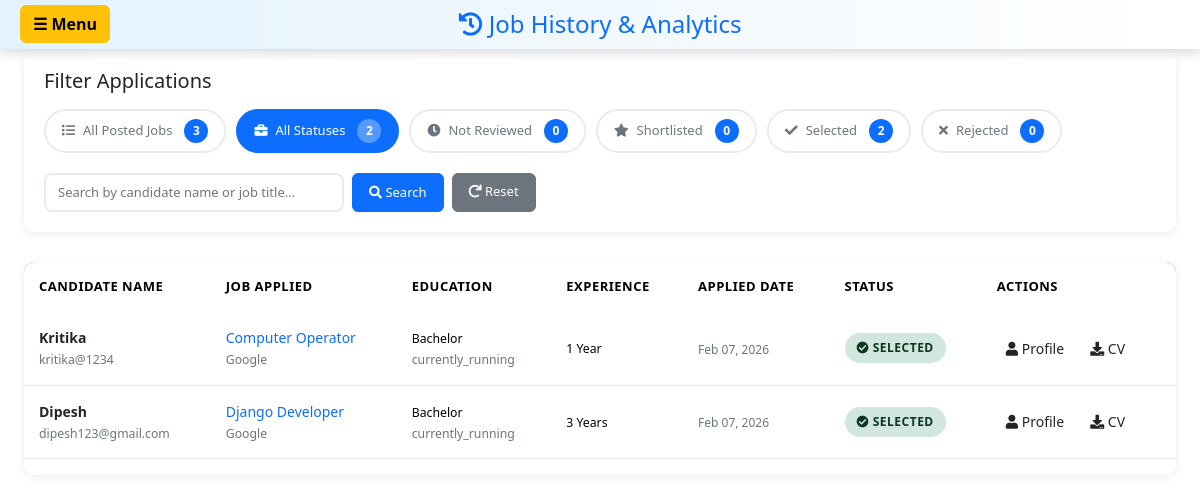
Page /job-history/ (signed in) on the committed database.
### candidate/models.py (models this page shows, shortened)
class candidateApplication(models.Model):
    user=models.ForeignKey(User,on_delete=models.CASCADE)
    job = models.ForeignKey(JobPost,on_delete=models.CASCADE)
    education_level = models.CharField(
        max_length=20,
        choices=EDUCATION_CHOICES,
        default='BACHELOR'
    )
    passingYear = models.CharField(
        max_length=20,
        choices=PASSING_YEAR_CHOICES,
        default='currently_running'
    )
    yearOfExp=models.IntegerField(
        default=0,
        validators=[MinValueValidator(0)]
    )
    resume=models.FileField(upload_to="resume")
    support_documents=models.FileField(
        upload_to="support_docs",
        null=True,
        blank=True,
        help_text="Optional: Academic documents (PDF only, max 5MB)"
    )
    status=models.CharField(choices=STATUS_CHOICE, default="pending", max_length=20)
    applied_at=models.DateTimeField(auto_now_add=True, null=True)
    class Meta:
        unique_together = ('user', 'job')
    def get_education_display(self):
        education_map = {
            'SEE': 'SEE (Secondary Education Examination)',  # Updated to match the corrected full form
            'SLC': 'SLC (School Leaving Certificate)',
            'PLUS2': '+2 (Higher Secondary)',
            'DIPLOMA': 'Diploma',
            'BACHELOR': 'Bachelor',
            'MASTERS': 'Masters',
        }
        return education_map.get(self.education_level, self.education_level)

### hr/models.py (models this page shows, shortened)
class JobPost(models.Model):
    user = models.ForeignKey(User, on_delete=models.CASCADE)
    title = models.CharField(max_length=200)
    address = models.CharField(max_length=200)
    CompanyName = models.CharField(max_length=200)
    salaryLow = models.FloatField(default=0, validators=[MinValueValidator(0)])
    salaryHigh = models.FloatField(default=0, validators=[MinValueValidator(0)])
    applycount = models.IntegerField(default=0)
    lastDateToApply = models.DateField()
    created_at = models.DateTimeField(auto_now_add=True, null=True)
    employment_type = models.CharField(
        max_length=20, choices=EMPLOYMENT_TYPE_CHOICES,
        default='full-time', null=True, blank=True
    )
    work_mode = models.CharField(
        max_length=20, choices=WORK_MODE_CHOICES,
        default='on-site', null=True, blank=True
    )
    required_experience = models.CharField(
        max_length=50,
        choices=EXPERIENCE_LEVEL_CHOICES,
        default='no-experience',
        help_text='Select required years of experience'
    )
    required_experience_custom = models.CharField(
        max_length=100,
        null=True,
        blank=True,
        help_text='Custom experience requirement (e.g., 1.5 years)'
    )
    required_education = models.CharField(
        max_length=50,
        choices=REQUIRED_EDUCATION_CHOICES,
        default='no-education',
        help_text='Select required education level'
    )
    required_skills = models.TextField(
        null=True,
        blank=True,
        help_text='Comma-separated skills (e.g., Python, SQL, Communication)'
    )

### hr/views.py (the view, shortened to what this page needs)
# urls.py: path("job-history/", views.job_history, name='job_history'),
@login_required(login_url='login_user')
def job_history(request):
    all_jobs = JobPost.objects.filter(user=request.user).order_by('-created_at')
    display_mode = request.GET.get('mode', 'applications')
    all_applications = candidateApplication.objects.filter(
        job__user=request.user
    ).select_related('user', 'job').order_by('-applied_at')
    status_filter = request.GET.get('status', 'all')
    if status_filter != 'all':
        all_applications = all_applications.filter(status=status_filter)
    search_query = request.GET.get('search', '').strip()
    total_applications = candidateApplication.objects.filter(job__user=request.user).count()
    pending_count = candidateApplication.objects.filter(
        job__user=request.user, status='pending'
    ).count()
    shortlisted_count = candidateApplication.objects.filter(
        job__user=request.user, status='shortlisted'
    ).count()
    selected_count = candidateApplication.objects.filter(
        job__user=request.user, status='selected'
    ).count()
    rejected_count = candidateApplication.objects.filter(
        job__user=request.user, status='rejected'
    ).count()
    context = {
        'all_jobs': all_jobs,
        'all_applications': all_applications,
        'status_filter': status_filter,
        'search_query': search_query,
        'total_applications': total_applications,
        'pending_count': pending_count,
        'shortlisted_count': shortlisted_count,
        'selected_count': selected_count,
        'rejected_count': rejected_count,
        'total_jobs': all_jobs.count(),
        'display_mode': display_mode,
        'navbar_title': mark_safe("""
        <h2><i class="fas fa-history"></i> Job History & Analytics</h2>
    """)
    }
    return render(request, 'hr/job_history.html', context)

### hr/templates/hr/job_history.html (shortened to what this page needs)
<!DOCTYPE html>
<html lang="en">
<head>
    <link href="https://cdn.jsdelivr.net/npm/bootstrap@5.3.8/dist/css/bootstrap.min.css" rel="stylesheet">
    <link href="https://cdnjs.cloudflare.com/ajax/libs/font-awesome/6.4.0/css/all.min.css" rel="stylesheet">
</head>
<body>
    {% include 'hr/navbar.html' %}
    <div class="container-fluid px-4" style="max-width: 1400px;">
        <div class="filter-section">
            <h5 class="mb-3">Filter Applications</h5>
            <div class="status-tabs">
                <a href="?mode=jobs" class="status-tab {% if display_mode == 'jobs' and request.GET.mode == 'jobs' %}active{% elif display_mode == 'jobs' %}active{% endif %}">
                    <i class="fas fa-list"></i>All Posted Jobs
                    <span class="count-badge">{{ total_jobs }}</span>
                </a>
                <a href="?mode=applications&status=all" class="status-tab {% if display_mode == 'applications' and status_filter == 'all' %}active{% endif %}">
                    <i class="fas fa-briefcase"></i>All Statuses
                    <span class="count-badge">{{ total_applications }}</span>
                </a>
                <a href="?mode=applications&status=pending" class="status-tab {% if status_filter == 'pending' %}active{% endif %}">
                    <i class="fas fa-clock"></i>Not Reviewed
                    <span class="count-badge">{{ pending_count }}</span>
                </a>
                <a href="?mode=applications&status=shortlisted" class="status-tab {% if status_filter == 'shortlisted' %}active{% endif %}">
                    <i class="fas fa-star"></i>Shortlisted
                    <span class="count-badge">{{ shortlisted_count }}</span>
                </a>
                <a href="?mode=applications&status=selected" class="status-tab {% if status_filter == 'selected' %}active{% endif %}">
                    <i class="fas fa-check"></i>Selected
                    <span class="count-badge">{{ selected_count }}</span>
                </a>
                <a href="?mode=applications&status=rejected" class="status-tab {% if status_filter == 'rejected' %}active{% endif %}">
                    <i class="fas fa-times"></i>Rejected
                    <span class="count-badge">{{ rejected_count }}</span>
                </a>
            </div>
            <form method="GET" class="d-flex gap-2" id="filterForm" style="max-width: 350px;">
                <div class="search-box" style="flex: 0 0 auto; width: 300px;">
                    <input type="text" name="search" placeholder="Search by candidate name or job title..."
                        value="{{ search_query }}" style="font-size: 13px; padding: 8px 12px;"/>
                </div>
                <button type="submit" class="btn btn-primary" style="padding: 8px 16px; font-size: 13px; white-space: nowrap;">
                    <i class="fas fa-search"></i> Search
                </button>
                <a href="{% url 'job_history' %}" class="btn btn-secondary" style="padding: 8px 16px; font-size: 13px; white-space: nowrap;">
                    <i class="fas fa-redo"></i> Reset
                </a>
            </form>
        </div>
        {% if display_mode == 'jobs' %}
            {% if all_jobs %}
            <div class="applications-table">
                <table class="table">
                    <thead>
                        <tr>
                            <th>Job Title</th>
                            <th>Company</th>
                            <th>Location</th>
                            <th>Salary Range</th>
                            <th>Employment Type</th>
                            <th>Work Mode</th>
                            <th>Posted Date</th>
                            <th>Applications</th>
                        </tr>
                    </thead>
                    <tbody>
                        {% for job in all_jobs %}
                        <tr>
                            <td>
                                <div class="job-title">{{ job.title }}</div>
                            </td>
                            <td>
                                <small>{{ job.CompanyName }}</small>
                            </td>
                            <td>
                                <small><i class="fas fa-map-marker-alt"></i> {{ job.address }}</small>
                            </td>
                            <td>
                                <small>Rs {{ job.salaryLow }} - Rs {{ job.salaryHigh }}</small>
                            </td>
                            <td>
                                <span class="status-badge" style="background-color: #ffc107; color: #000;">
                                    {{ job.get_employment_type_display|upper }}
                                </span>
                            </td>
                            <td>
                                <span class="status-badge" style="background-color: #17a2b8; color: white;">
                                    {{ job.get_work_mode_display|upper }}
                                </span>
                            </td>
                            <td>
                                <small class="applied-date">{{ job.created_at|date:"M d, Y" }}</small>
                            </td>
                            <td>
                                {% with app_count=job.candidateapplication_set.count %}
                                <span class="badge bg-primary">{{ app_count }}</span>
                                {% endwith %}
                            </td>
                        </tr>
                        {% endfor %}
                    </tbody>
                </table>
            </div>
            {% else %}
            <div class="empty-state">
                <div class="empty-state-icon"><i class="fas fa-briefcase"></i></div>
                <h5>No job posts found</h5>
                <p>You haven't posted any jobs yet</p>
            </div>
            {% endif %}
        {% else %}
            {% if all_applications %}
            <div class="applications-table">
                <table class="table">
                    <thead>
                        <tr>
                            <th>Candidate Name</th>
                            <th>Job Applied</th>
                            <th>Education</th>
                            <th>Experience</th>
                            <th>Applied Date</th>
                            <th>Status</th>
                            <th>Actions</th>
                        </tr>
                    </thead>
                    <tbody>
                        {% for app in all_applications %}
                        <tr>
                            <td>
                                <div class="candidate-name">{{ app.user.get_full_name|default:app.user.username }}</div>
                                <small style="color: #6c757d;">{{ app.user.email }}</small>
                            </td>
                            <td>
                                <div class="job-title">{{ app.job.title }}</div>
                                <small style="color: #6c757d;">{{ app.job.CompanyName }}</small>
                            </td>
                            <td>
                                <small>{{ app.get_education_display }}</small><br/>
                                <small style="color: #6c757d;">{{ app.passingYear }}</small>
                            </td>
                            <td>
                                <small>{{ app.yearOfExp }} {% if app.yearOfExp == 1 %}Year{% else %}Years{% endif %}</small>
                            </td>
                            <td>
                                <small class="applied-date">{{ app.applied_at|date:"M d, Y" }}</small>
                            </td>
                            <td>
                                <span class="status-badge status-{{ app.status }}">
                                    {% if app.status == 'pending' %}
                                        <i class="fas fa-clock"></i> Not Reviewed
                                    {% elif app.status == 'shortlisted' %}
                                        <i class="fas fa-star"></i> Shortlisted
                                    {% elif app.status == 'selected' %}
                                        <i class="fas fa-check-circle"></i> Selected
                                    {% elif app.status == 'rejected' %}
                                        <i class="fas fa-times-circle"></i> Rejected
                                    {% endif %}
                                </span>
                            </td>
                            <td>
                                <div class="action-buttons">
                                    <a href="{% url 'view_candidate_profile' app.user.id %}"
                                       class="btn btn-sm btn-view-profile"
                                       title="View Candidate Profile">
                                        <i class="fas fa-user"></i> Profile
                                    </a>
                                    {% if app.resume %}
                                    <a href="{{ app.resume.url }}" class="btn btn-sm btn-download"
                                       download title="Download CV">
                                        <i class="fas fa-download"></i> CV
                                    </a>
                                    {% endif %}
                                </div>
                            </td>
                        </tr>
                        {% endfor %}
                    </tbody>
                </table>
            </div>
            {% else %}
            <div class="empty-state">
                <div class="empty-state-icon"><i class="fas fa-inbox"></i></div>
                <h5>No applications found</h5>
                <p>No candidates match your current filter criteria</p>
            </div>
            {% endif %}
        {% endif %}
    </div>
</body>
</html>

### rows in the picture
candidateApplication: user.get_full_name "Kritika", user.email "kritika@1234", job "Computer Operator", job.CompanyName "Google", education "Bachelor", passingYear "currently_running", yearOfExp "1", applied_at "Feb 07, 2026", status "selected" (drawn)
candidateApplication: user.get_full_name "Dipesh", user.email "dipesh123@gmail.com", job "Django Developer", job.CompanyName "Google", education "Bachelor", passingYear "currently_running", yearOfExp "3", shows "Years", applied_at "Feb 07, 2026", status "selected" (drawn)

### other values in the picture
{{ navbar_title|safe }} "Job History & Analytics"
{{ total_jobs }} "3"
{{ total_applications }} "2"
{{ pending_count }} "0"
{{ shortlisted_count }} "0"
{{ selected_count }} "2"
{{ rejected_count }} "0"
